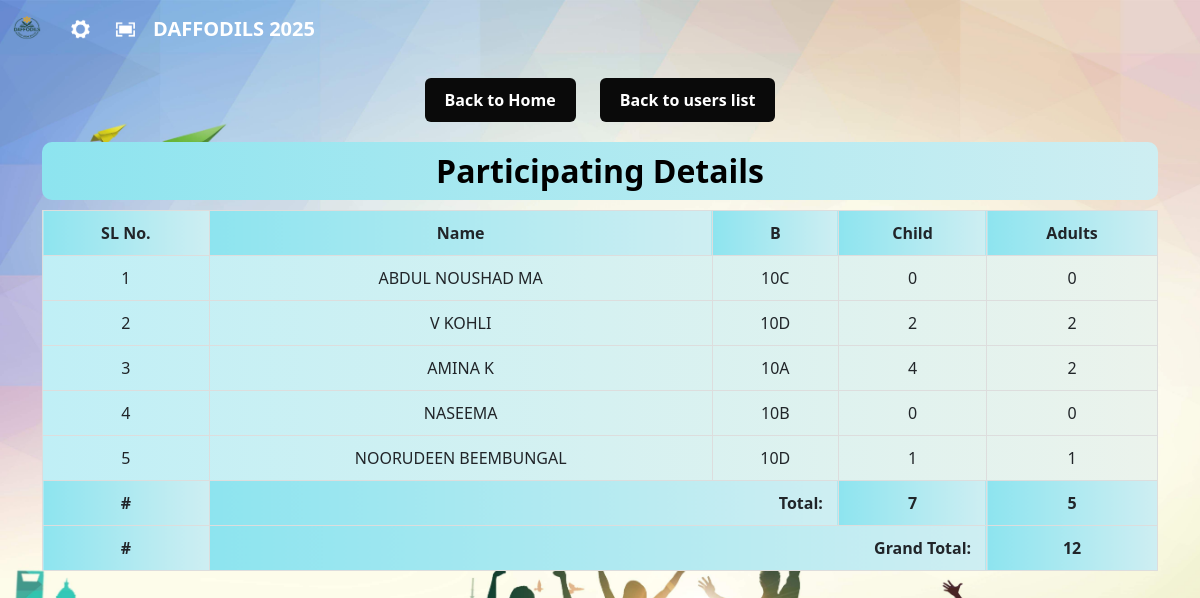
Before: /table/ (signed in) with the older database file.
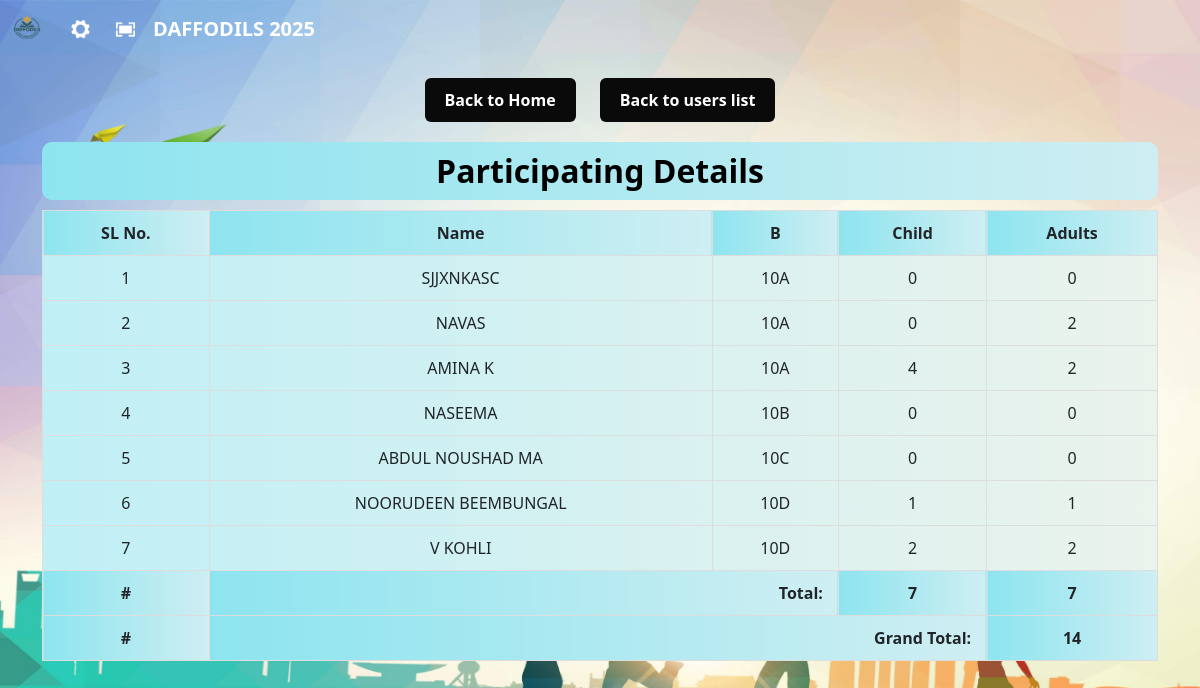
After: the same page with the newer database file.
### userapp/models.py (models this page shows)
class UserProfile(models.Model):
    user = models.OneToOneField(User, on_delete=models.CASCADE)
    phone = models.CharField(max_length=15, unique=True ,default='+91')
    batch = models.CharField(max_length=20, choices=[
        ('10A', '10A'), ('10B', '10B'), ('10C', '10C'), ('10D', '10D')
    ])
    n_adult = models.PositiveIntegerField(null=True, blank=True, default=0)
    n_child = models.PositiveIntegerField(null=True, blank=True , default=0)
    photo = models.ImageField(upload_to='user_photos/', blank=True, null=True)
    is_approved = models.BooleanField(default=False)

### manager/views.py (the view)
# urls.py: path('table/', views.table, name='table'),
@daffodils_required
def table(request):
    profiles = UserProfile.objects.all().order_by('is_approved', 'batch')
    return render(request, 'table.html', {'profiles': profiles})

### manager/views.py (called while the page is built)
def daffodils_required(view_func):
    @wraps(view_func)
    @login_required
    def _wrapped_view(request, *args, **kwargs):
        if request.user.username == 'daffodils':
            return view_func(request, *args, **kwargs)
        return HttpResponseForbidden("Access denied: You are not authorized to view this page.")
    return _wrapped_view

### templates/table.html (shortened to what this page needs)
{% extends 'blank_layout.html' %}
{% load static %}
{% block content %}
<!DOCTYPE html>
<html>
<head>
</head>
<body class="">
    <div class="nav-container">
        <a href="{% url 'dashboard' %}" class="nav-button">Back to Home</a>
        <a href="{% url 'users list' %}" class="nav-button">Back to users list</a>
    </div>
    <div class="container">
        <h2 class="nav-button1 ">Participating Details</h2>
        <table class="t1 container">
            <thead>
                <tr>
                    <th>SL No.</th>
                    <th>Name</th>
                    <th>B</th>
                    <th>Child</th>
                    <th>Adults</th>
                </tr>
            </thead>
            <tbody>
                {% for profile in profiles %}
                <tr>
                    <td>{{ forloop.counter }}</td>
                    <td>{{ profile.user.first_name|upper }}</td>
                    <td>{{ profile.batch }}</td>
                    <td>{{ profile.n_child|default:"0" }}</td>
                    <td>{{ profile.n_adult|default:"0" }}</td>
                </tr>
                {% empty %}
                <tr>
                    <td colspan="5">No user profiles available.</td>
                </tr>
                {% endfor %}
            </tbody>
            <tfoot>
            </tfoot>
        </table>
    </div>
</body>
</html>
{% endblock %}

Changed rows visible on the page:
added UserProfile: user.first_name "SJJXNKASC", batch "10A", n_child "0", n_adult "0"
added UserProfile: user.first_name "NAVAS", batch "10A", n_child "0", n_adult "2"
changed UserProfile "ABDUL NOUSHAD MA": moves down the list
changed UserProfile "V KOHLI": moves down the list
Other visible differences:
text written by a page script: "# Total: 7 5 # Grand Total: 12" → "# Total: 7 7 # Grand Total: 14"
